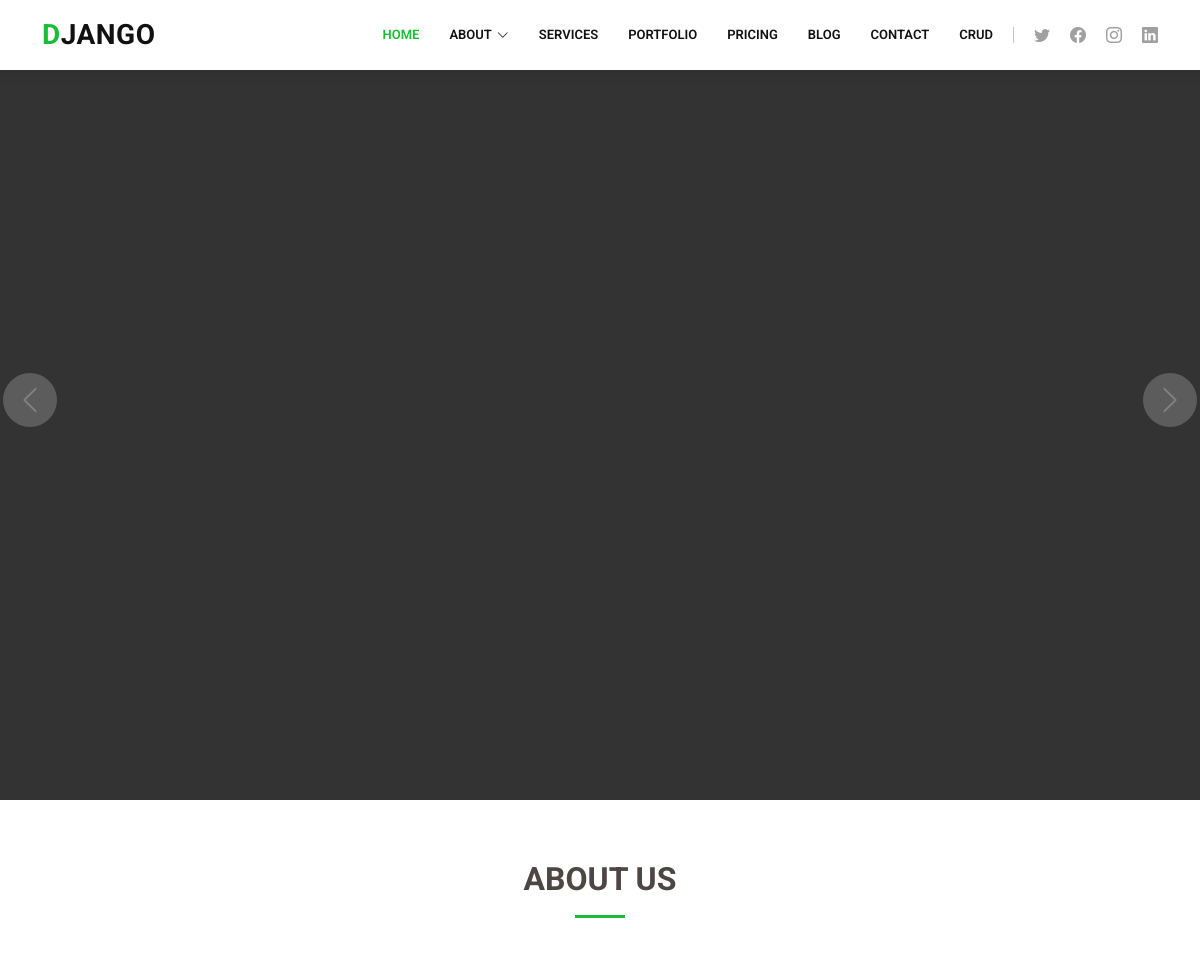
The app's page / (upper part), older data.
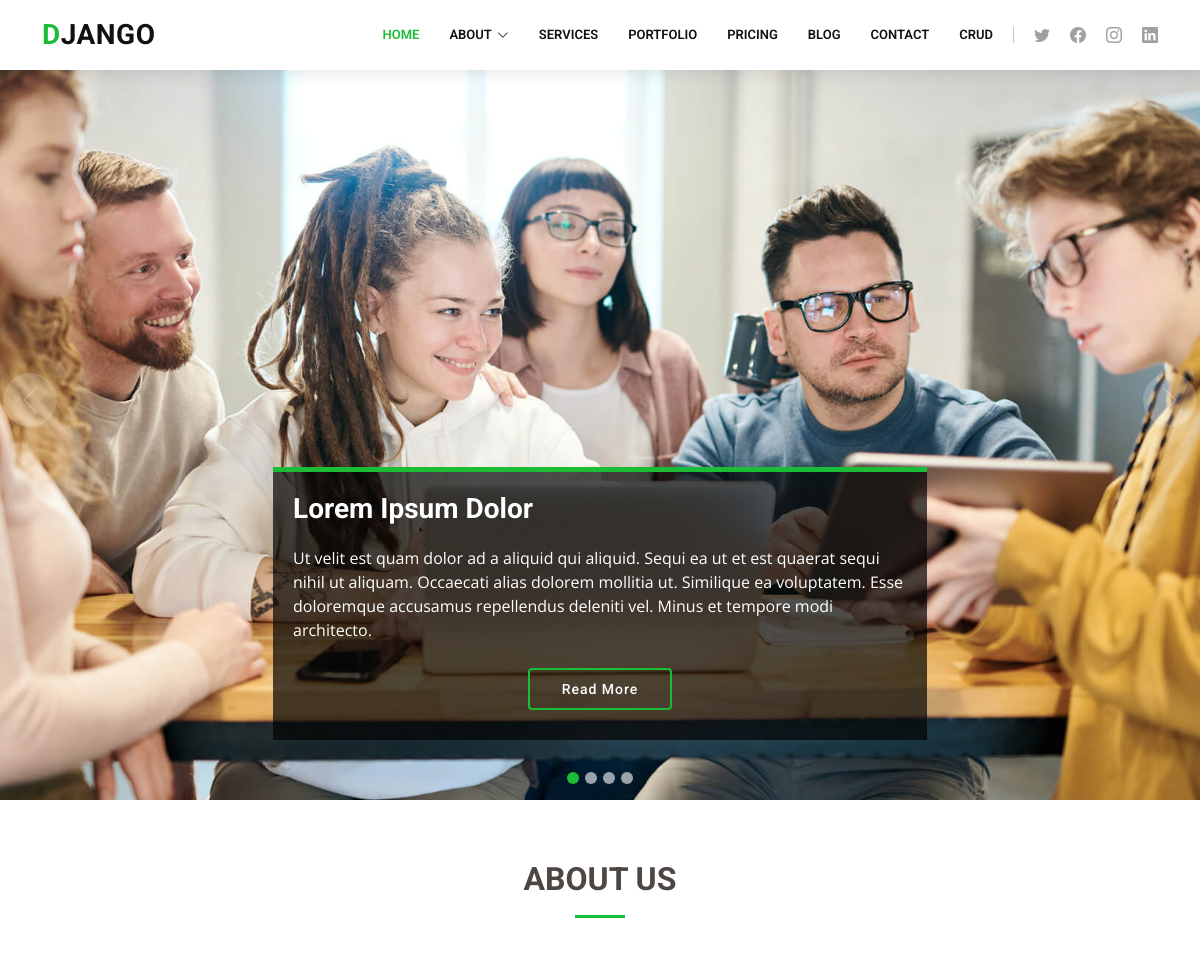
The same page, newer data.
### index/models.py (models this page shows, shortened)
class slider(models.Model):
    id = models.AutoField(primary_key=True)
    title=models.CharField(max_length=100,blank=False)
    description=models.TextField(max_length=700,blank=False)
    image=models.ImageField(upload_to='slider/',blank=False)

### index/views.py (the view)
# urls.py: path('',views.home, name='home'),
def home(request):
    aboutdata=about.objects.all()[0]
    sliderdata=slider.objects.all()
    servicedata=service.objects.all()
    context={
        'about':aboutdata,
        'slider':sliderdata,
        'services':servicedata
    }
    return render(request,'index.html',context)

### templates/index.html (shortened to what this page needs)
{% extends 'layouts.html' %}
{% block content %}
{% include 'slider.html' with sliderdata=slider %}
{% load static %}
    <section id="about-us" class="about-us">
      <div class="container" data-aos="fade-up">
        <div class="section-title">
          <h2>ABOUT US</h2>
        </div>
      </div>
    </section>
{% endblock %}

### templates/slider.html
{% load static %}
  <section id="hero">
    <div id="heroCarousel" data-bs-interval="5000" class="carousel slide carousel-fade" data-bs-ride="carousel">
      <div class="carousel-inner" role="listbox">
        {% for slider in sliderdata %}
          <div class="carousel-item {% if forloop.first %} active {% endif %}" style="background-image: url({{slider.image.url}});">
            <div class="carousel-container">
              <div class="carousel-content animate__animated animate__fadeInUp">
                <h2>{{slider.title}}</h2>
                <p>{{ slider.description }}</p>
                <div class="text-center"><a href="" class="btn-get-started">Read More</a></div>
              </div>
            </div>
          </div>
        {% endfor %}
      </div>
      <a class="carousel-control-prev" href="#heroCarousel" role="button" data-bs-slide="prev">
        <span class="carousel-control-prev-icon bi bi-chevron-left" aria-hidden="true"></span>
      </a>
      <a class="carousel-control-next" href="#heroCarousel" role="button" data-bs-slide="next">
        <span class="carousel-control-next-icon bi bi-chevron-right" aria-hidden="true"></span>
      </a>
      <ol class="carousel-indicators" id="hero-carousel-indicators"></ol>
    </div>
  </section>

Row changes from the older to the newer data that the page shows:
added slider: image (picture), title "Lorem Ipsum Dolor", description "Ut velit est quam dolor ad a aliquid qui aliquid. Sequi ea ut et est quaerat sequi nihil ut aliquam. Occaecati alias dolorem mollitia ut. Similique ea voluptatem. Esse doloremque accusamus repellendus deleniti vel. Minus et tempore modi architecto."
